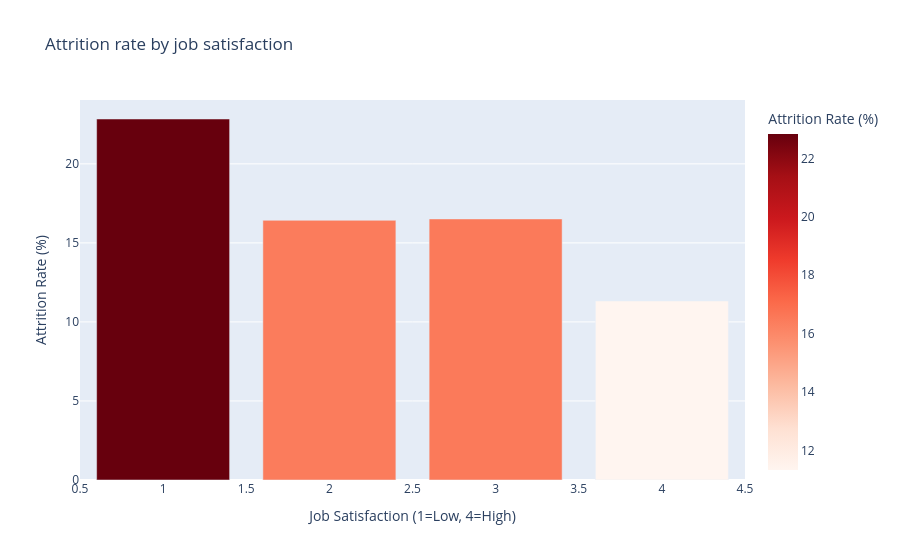

Source (notebook cell):
### Code cell
satisfaction = df.groupby('JobSatisfaction')['Attrition'].apply(
    lambda x: (x == 'Yes').sum() / len(x) * 100
).reset_index()
satisfaction.columns = ['Job Satisfaction (1=Low, 4=High)', 'Attrition Rate (%)']

fig = px.bar(satisfaction, 
             x='Job Satisfaction (1=Low, 4=High)', 
             y='Attrition Rate (%)',
             title='Attrition rate by job satisfaction',
             color='Attrition Rate (%)', color_continuous_scale='Reds')
fig.show()

### Figure 1 — Plotly figure (JSON) as saved in the notebook; plotly's stock layout.template omitted (floating-point values rounded to 4 significant figures)
{"data": [{"hovertemplate": "Job Satisfaction (1=Low, 4=High)=%{x}<br>Attrition Rate (%)=%{marker.color}<extra></extra>", "legendgroup": "", "marker": {"color": [22.84, 16.43, 16.52, 11.33], "coloraxis": "coloraxis", "pattern": {"shape": ""}}, "name": "", "orientation": "v", "showlegend": false, "textposition": "auto", "type": "bar", "x": [1, 2, 3, 4], "xaxis": "x", "y": [22.84, 16.43, 16.52, 11.33], "yaxis": "y"}], "layout": {"barmode": "relative", "coloraxis": {"colorbar": {"title": {"text": "Attrition Rate (%)"}}, "colorscale": [[0, "rgb(255,245,240)"], [0.125, "rgb(254,224,210)"], [0.25, "rgb(252,187,161)"], [0.375, "rgb(252,146,114)"], [0.5, "rgb(251,106,74)"], [0.625, "rgb(239,59,44)"], [0.75, "rgb(203,24,29)"], [0.875, "rgb(165,15,21)"], [1, "rgb(103,0,13)"]]}, "legend": {"tracegroupgap": 0}, "title": {"text": "Attrition rate by job satisfaction"}, "xaxis": {"anchor": "y", "domain": [0, 1], "title": {"text": "Job Satisfaction (1=Low, 4=High)"}}, "yaxis": {"anchor": "x", "domain": [0, 1], "title": {"text": "Attrition Rate (%)"}}}}
